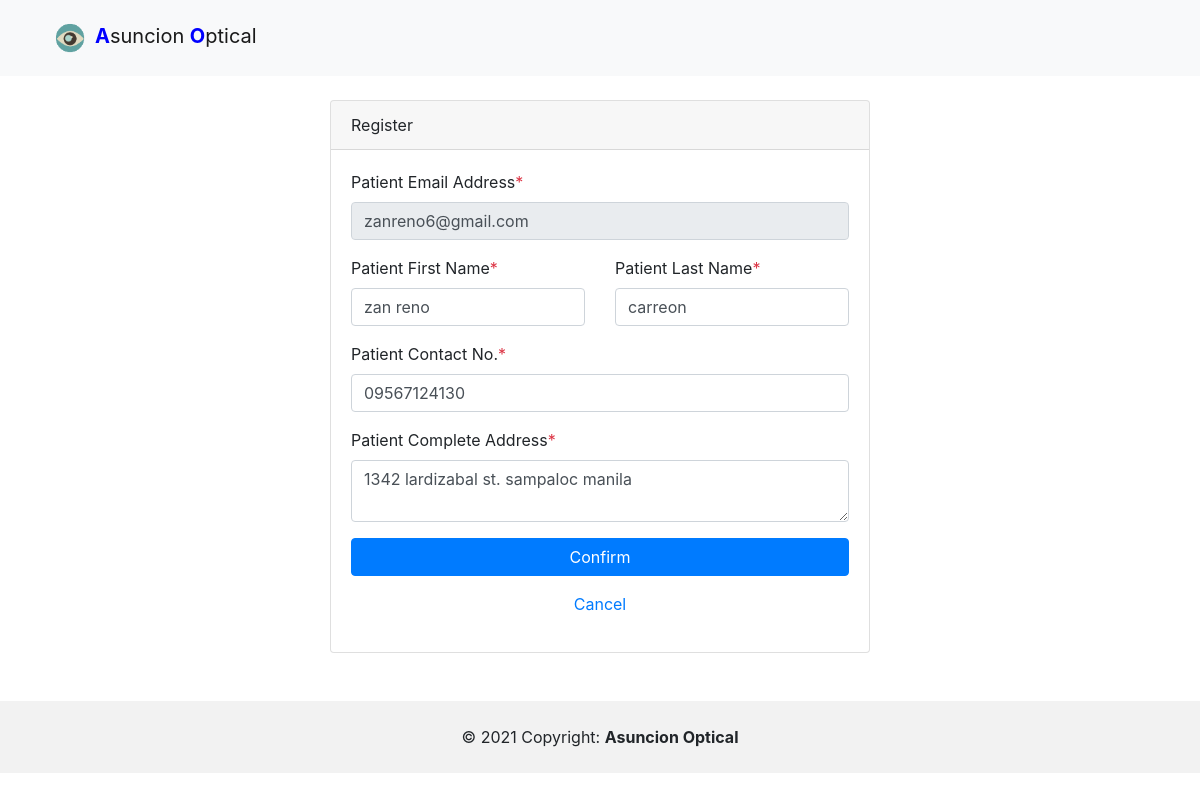
Page /main/edit.php (signed in) on the committed database.
### tables this page shows
CREATE TABLE `data` (
  `ID` int(11) NOT NULL,
  `Email` varchar(100) NOT NULL,
  `Pass` varchar(255) NOT NULL,
  `First_Name` varchar(100) NOT NULL,
  `Last_Name` varchar(100) NOT NULL,
  `Gender` varchar(100) NOT NULL,
  `Contact` varchar(12) NOT NULL,
  `Home` varchar(100) NOT NULL,
  `vkey` varchar(255) NOT NULL,
  `verified` tinyint(1) NOT NULL DEFAULT 0,
  `createdate` timestamp(6) NOT NULL DEFAULT current_timestamp(6)
);

### main/edit.php (the view, shortened to what this page needs)
<?php
    include_once 'header.php';
    include_once 'includes/dbh.inc.php';
?>
<?php
if(isset($_SESSION['id']))
{
	$id = $_SESSION['id'];
	$result = $conn->query("SELECT * FROM data WHERE ID = $id");
	$row = $result->fetch_assoc();
?>
<div id="edit">
<div id ="main" >
<div class="container mt-4 " id="content">
	<div class="row content d-flex justify-content-center">
		<div class="col col-md-6">
			<div class="card">
				<div class="card-header">Register</div>
				<div class="card-body">
					<form method="post" id="patient_register_form" action="includes/edit.inc.php">
						<div class="form-group">
							<label>Patient Email Address<span class="text-danger">*</span></label>
							<input type="text" name="patient_email_address" id="patient_email_address" class="form-control" required value="<?php echo $row['Email']; ?>" readonly/>
						</div>
						<div class="row">
							<div class="col-md-6">
								<div class="form-group">
									<label>Patient First Name<span class="text-danger">*</span></label>
									<input type="text" name="patient_first_name" id="patient_first_name" class="form-control" required   value="<?php echo $row['First_Name']; ?>"/>
								</div>
							</div>
							<div class="col-md-6">
								<div class="form-group">
									<label>Patient Last Name<span class="text-danger">*</span></label>
									<input type="text" name="patient_last_name" id="patient_last_name" class="form-control" required   value="<?php echo $row['Last_Name']; ?>"/>
								</div>
							</div>
						</div>
						<div class="form-group">
							<label>Patient Contact No.<span class="text-danger">*</span></label>
							<input type="tel"  name="patient_phone_no" id="patient_phone_no" class="form-control" placeholder="0912-3456-321" pattern="[0-9]{4}-[0-9]{4}-[0-9]{3}" required	 value="<?php echo $row['Contact']; ?>"/>
						</div>
						<div class="form-group">
							<label>Patient Complete Address<span class="text-danger">*</span></label>
							<textarea name="patient_address" id="patient_address" class="form-control" required ><?php echo $row['Home']; ?></textarea>
						</div>
						<div class="form-group text-center">
							<input type="submit" name="edit_button" id="edit_button" class="btn btn-block btn-primary" value="Confirm" />
						</div>
						<div class="form-group text-center">
							<p><a href="patient/profile.php">Cancel</a></p>
						</div>
					</form>
				</div>
			</div>
			<br />
			<br />
		</div>
	</div>
</div>
</div>
</div>
<?php
}
?>
<?php
    include_once 'footer.php';
?>

### main/css/style.css (style rules this page uses)
* { margin: 0; padding: 0; }
html, body { height: 100%; }

### rows in the picture
data: patient_email_address "zanreno6@gmail.com", patient_first_name "zan reno", patient_last_name "carreon", patient_phone_no "09567124130", patient_address "1342 lardizabal st. sampaloc manila"
